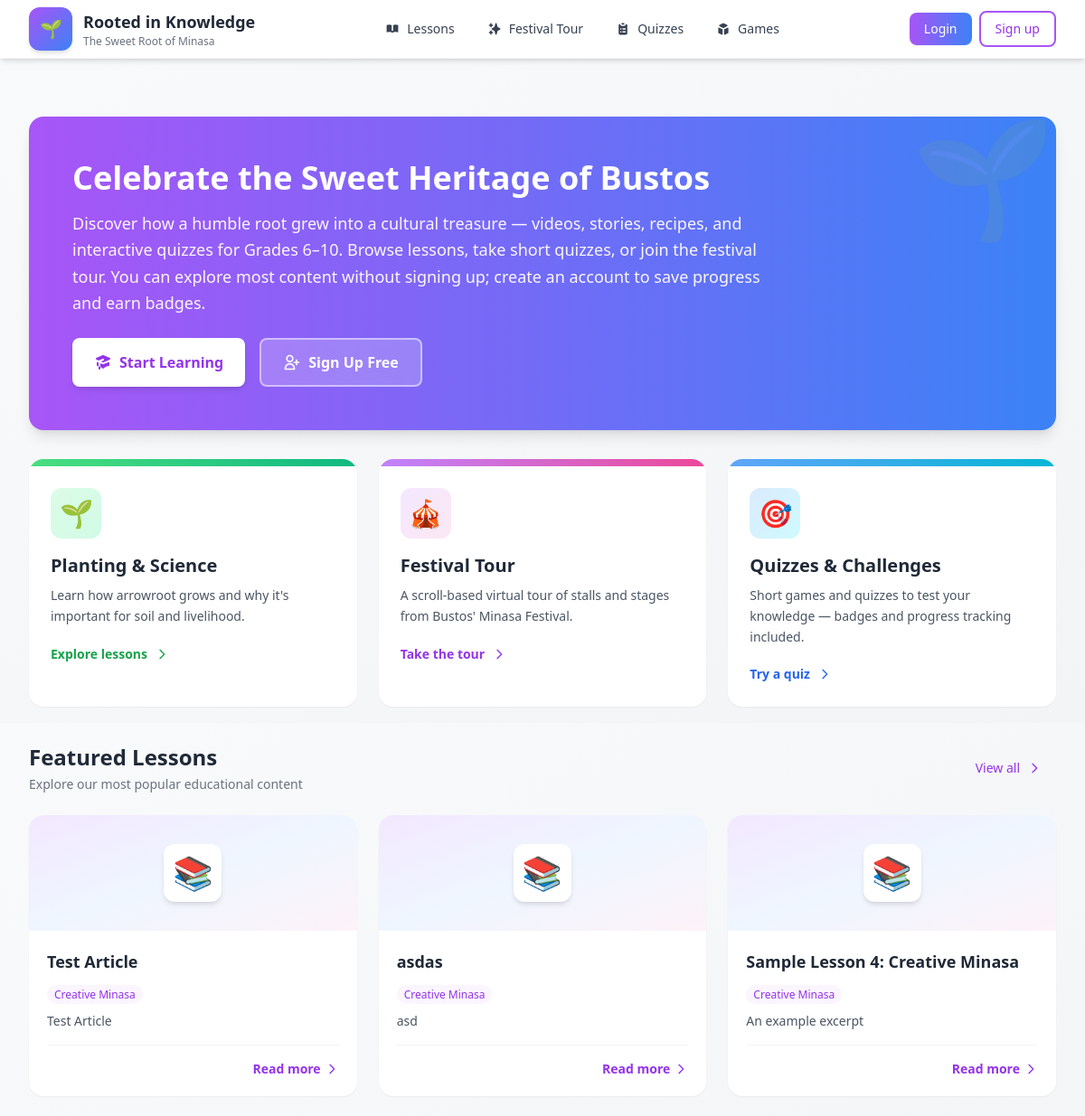
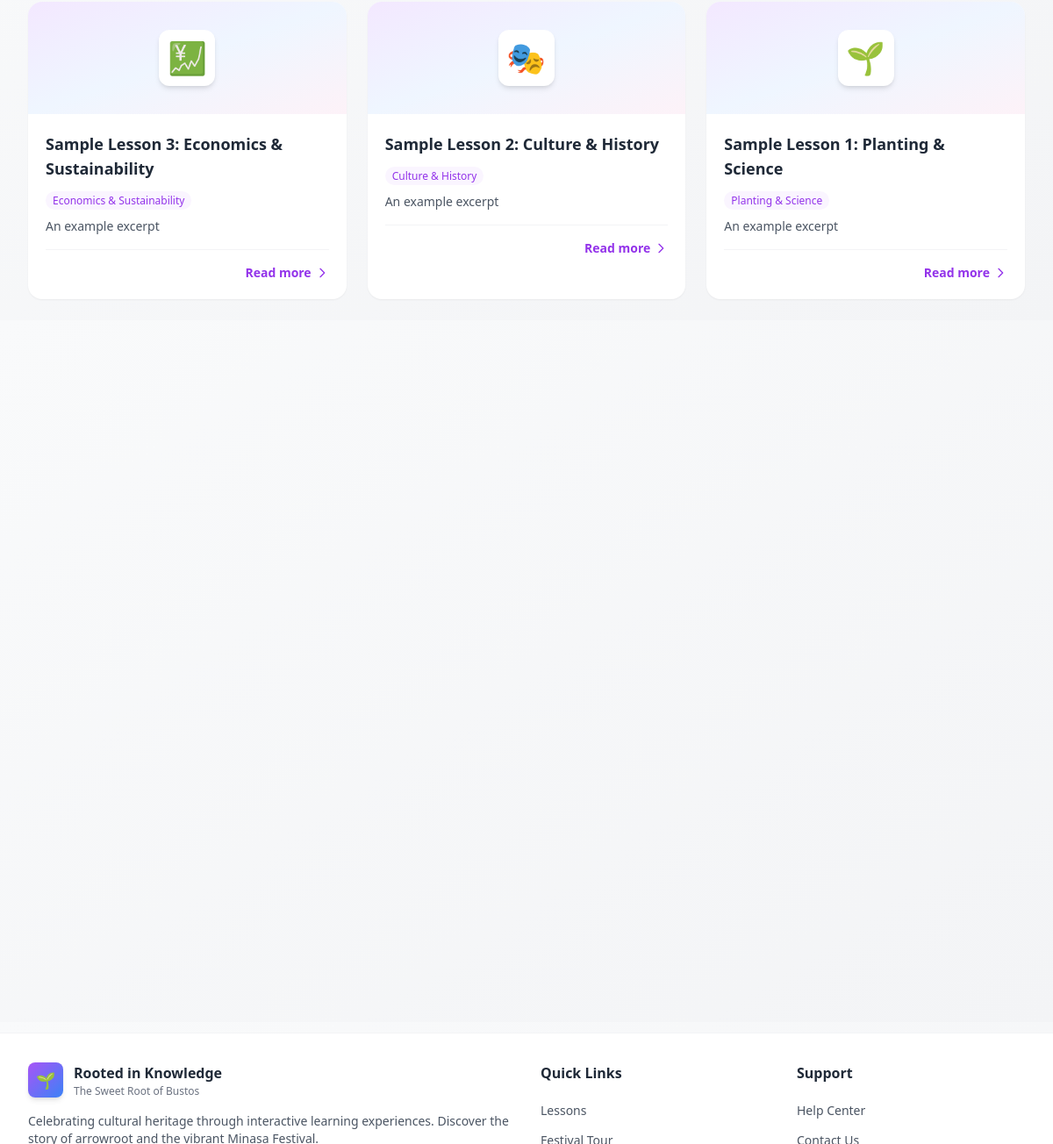
The page / on the database its author committed (2 pictures, top to bottom).
### core/models.py (models this page shows, shortened)
class Article(models.Model):
    CATEGORY_CHOICES = [
        ('planting', 'Planting & Science'),
        ('culture', 'Culture & History'),
        ('economics', 'Economics & Sustainability'),
        ('creative', 'Creative Minasa'),
    ]
    title = models.CharField(max_length=200)
    slug = models.SlugField(unique=True)
    category = models.CharField(max_length=50, choices=CATEGORY_CHOICES)
    excerpt = models.TextField(blank=True)
    content = models.TextField()
    video = models.FileField(upload_to='videos/', blank=True, null=True)
    pdf = models.FileField(upload_to='pdfs/', blank=True, null=True)
    created_at = models.DateTimeField(auto_now_add=True)

### core/views.py (the view)
# urls.py: path('', views.home, name='home'),
def home(request):
    featured = Article.objects.order_by('-created_at')[:6]
    return render(request, 'core/home.html', {'featured': featured})

### core/templates/core/home.html (shortened to what this page needs)
{% extends 'core/base.html' %}
{% block content %}
{% if not user.is_authenticated %}
<section class="mb-8 bg-gradient-to-r from-purple-500 to-blue-500 rounded-2xl shadow-lg p-8 lg:p-12 text-white relative overflow-hidden">
  <div class="absolute right-0 top-0 opacity-10 text-9xl">🌱</div>
  <div class="relative z-10 max-w-3xl">
    <h2 class="text-3xl lg:text-4xl font-extrabold mb-4">Celebrate the Sweet Heritage of Bustos</h2>
    <p class="text-lg mb-6 text-purple-50 leading-relaxed">Discover how a humble root grew into a cultural treasure — videos, stories, recipes, and interactive quizzes for Grades 6–10. Browse lessons, take short quizzes, or join the festival tour. You can explore most content without signing up; create an account to save progress and earn badges.</p>
    <div class="flex flex-wrap gap-4">
      <a href="/lessons/" class="inline-flex items-center gap-2 px-6 py-3 bg-white text-purple-600 font-semibold rounded-lg hover:bg-gray-100 transition-all duration-200 shadow-md">
        Start Learning
      </a>
      <a href="/accounts/signup/" class="inline-flex items-center gap-2 px-6 py-3 bg-white bg-opacity-20 backdrop-blur-sm text-white font-semibold rounded-lg hover:bg-opacity-30 border-2 border-white border-opacity-50 transition-all duration-200">
        <svg class="w-5 h-5" fill="none" stroke="currentColor" viewBox="0 0 24 24">
          <path stroke-linecap="round" stroke-linejoin="round" stroke-width="2" d="M18 9v3m0 0v3m0-3h3m-3 0h-3m-2-5a4 4 0 11-8 0 4 4 0 018 0zM3 20a6 6 0 0112 0v1H3v-1z"></path>
        </svg>
        Sign Up Free
      </a>
    </div>
  </div>
</section>
{% endif %}
<section class="mb-10">
  <div class="grid grid-cols-1 md:grid-cols-3 gap-6">
    <div class="bg-white rounded-2xl shadow-sm hover:shadow-lg transition-shadow duration-300 overflow-hidden group" data-aos="fade-up">
      <div class="h-2 bg-gradient-to-r from-green-400 to-emerald-500"></div>
      <div class="p-6">
        <div class="w-14 h-14 bg-gradient-to-br from-green-100 to-emerald-100 rounded-xl flex items-center justify-center mb-4 group-hover:scale-110 transition-transform duration-300">
          <span class="text-3xl">🌱</span>
        </div>
        <h3 class="text-xl font-bold text-gray-800 mb-2">Planting & Science</h3>
        <p class="text-sm text-gray-600 mb-4 leading-relaxed">Learn how arrowroot grows and why it's important for soil and livelihood.</p>
        <a href="/lessons/" class="inline-flex items-center gap-2 text-sm font-semibold text-green-600 hover:text-green-700 group-hover:gap-3 transition-all">
          Explore lessons
          <svg class="w-4 h-4" fill="none" stroke="currentColor" viewBox="0 0 24 24">
            <path stroke-linecap="round" stroke-linejoin="round" stroke-width="2" d="M9 5l7 7-7 7"></path>
          </svg>
        </a>
      </div>
    </div>
    <div class="bg-white rounded-2xl shadow-sm hover:shadow-lg transition-shadow duration-300 overflow-hidden group" data-aos="fade-up" data-aos-delay="100">
      <div class="h-2 bg-gradient-to-r from-purple-400 to-pink-500"></div>
      <div class="p-6">
        <div class="w-14 h-14 bg-gradient-to-br from-purple-100 to-pink-100 rounded-xl flex items-center justify-center mb-4 group-hover:scale-110 transition-transform duration-300">
          <span class="text-3xl">🎪</span>
        </div>
        <h3 class="text-xl font-bold text-gray-800 mb-2">Festival Tour</h3>
        <p class="text-sm text-gray-600 mb-4 leading-relaxed">A scroll-based virtual tour of stalls and stages from Bustos' Minasa Festival.</p>
        <a href="/festival-tour/" class="inline-flex items-center gap-2 text-sm font-semibold text-purple-600 hover:text-purple-700 group-hover:gap-3 transition-all">
          Take the tour
          <svg class="w-4 h-4" fill="none" stroke="currentColor" viewBox="0 0 24 24">
            <path stroke-linecap="round" stroke-linejoin="round" stroke-width="2" d="M9 5l7 7-7 7"></path>
          </svg>
        </a>
      </div>
    </div>
    <div class="bg-white rounded-2xl shadow-sm hover:shadow-lg transition-shadow duration-300 overflow-hidden group" data-aos="fade-up" data-aos-delay="200">
      <div class="h-2 bg-gradient-to-r from-blue-400 to-cyan-500"></div>
      <div class="p-6">
        <div class="w-14 h-14 bg-gradient-to-br from-blue-100 to-cyan-100 rounded-xl flex items-center justify-center mb-4 group-hover:scale-110 transition-transform duration-300">
          <span class="text-3xl">🎯</span>
        </div>
        <h3 class="text-xl font-bold text-gray-800 mb-2">Quizzes & Challenges</h3>
        <p class="text-sm text-gray-600 mb-4 leading-relaxed">Short games and quizzes to test your knowledge — badges and progress tracking included.</p>
        <a href="/quizzes/" class="inline-flex items-center gap-2 text-sm font-semibold text-blue-600 hover:text-blue-700 group-hover:gap-3 transition-all">
          Try a quiz
          <svg class="w-4 h-4" fill="none" stroke="currentColor" viewBox="0 0 24 24">
            <path stroke-linecap="round" stroke-linejoin="round" stroke-width="2" d="M9 5l7 7-7 7"></path>
          </svg>
        </a>
      </div>
    </div>
  </div>
</section>
<section>
  <div class="flex items-center justify-between mb-6">
    <div>
      <h3 class="text-2xl font-bold text-gray-800">Featured Lessons</h3>
      <p class="text-sm text-gray-500 mt-1">Explore our most popular educational content</p>
    </div>
    <a href="/lessons/" class="hidden md:inline-flex items-center gap-2 px-4 py-2 text-sm font-medium text-purple-600 hover:text-purple-700 hover:bg-purple-50 rounded-lg transition-all">
      View all
      <svg class="w-4 h-4" fill="none" stroke="currentColor" viewBox="0 0 24 24">
        <path stroke-linecap="round" stroke-linejoin="round" stroke-width="2" d="M9 5l7 7-7 7"></path>
      </svg>
    </a>
  </div>
  <div class="grid grid-cols-1 md:grid-cols-2 lg:grid-cols-3 gap-6">
    {% for a in featured %}
      <article class="bg-white rounded-2xl shadow-sm hover:shadow-lg transition-all duration-300 overflow-hidden group" data-aos="zoom-in" data-aos-delay="{{ forloop.counter0|add:'0'|stringformat:'d'|slice:':1' }}00">
        <div class="h-32 bg-gradient-to-br from-purple-100 via-blue-50 to-pink-50 flex items-center justify-center group-hover:scale-105 transition-transform duration-300">
          <div class="w-16 h-16 bg-white rounded-xl shadow-md flex items-center justify-center">
            <span class="text-4xl">
              {% if a.category == 'planting' %}🌱{% elif a.category == 'culture' %}🎭{% elif a.category == 'economics' %}💹{% else %}📚{% endif %}
            </span>
          </div>
        </div>
        <div class="p-5">
          <h4 class="text-lg font-bold text-gray-800 mb-2 line-clamp-2 group-hover:text-purple-600 transition-colors">{{ a.title }}</h4>
          <div class="mb-2">
            <span class="px-2 py-0.5 bg-purple-50 text-purple-600 rounded-full text-xs font-medium">{{ a.get_category_display|default:'General' }}</span>
          </div>
          <p class="text-sm text-gray-600 mb-4 line-clamp-3">{{ a.excerpt }}</p>
          <div class="flex items-center justify-end pt-4 border-t border-gray-100">
            <a href="/lessons/{{ a.slug }}/" class="inline-flex items-center gap-1 text-sm font-semibold text-purple-600 hover:text-purple-700 group-hover:gap-2 transition-all">
              Read more
              <svg class="w-4 h-4" fill="none" stroke="currentColor" viewBox="0 0 24 24">
                <path stroke-linecap="round" stroke-linejoin="round" stroke-width="2" d="M9 5l7 7-7 7"></path>
              </svg>
            </a>
          </div>
        </div>
      </article>
    {% endfor %}
  </div>
</section>
{% endblock %}

### core/templates/core/base.html (style rules this page uses)
:root { --cream: #FFF9F0; --leaf: #7CB67E; --brown: #8B5E3C; --gold: #D8B372; --purple: #8B7FD8; --blue: #5BA3E0; }
* { transition: background-color 0.2s ease, color 0.2s ease, border-color 0.2s ease; }

### rows shown on the page
Article: title "Test Article", category "Creative Minasa", excerpt "Test Article"
Article: title "asdas", category "Creative Minasa", excerpt "asd"
Article: title "Sample Lesson 4: Creative Minasa", category "Creative Minasa", excerpt "An example excerpt"
Article: title "Sample Lesson 3: Economics & Sustainability", category "Economics & Sustainability", excerpt "An example excerpt"
Article: title "Sample Lesson 2: Culture & History", category "Culture & History", excerpt "An example excerpt"
Article: title "Sample Lesson 1: Planting & Science", category "Planting & Science", excerpt "An example excerpt"
